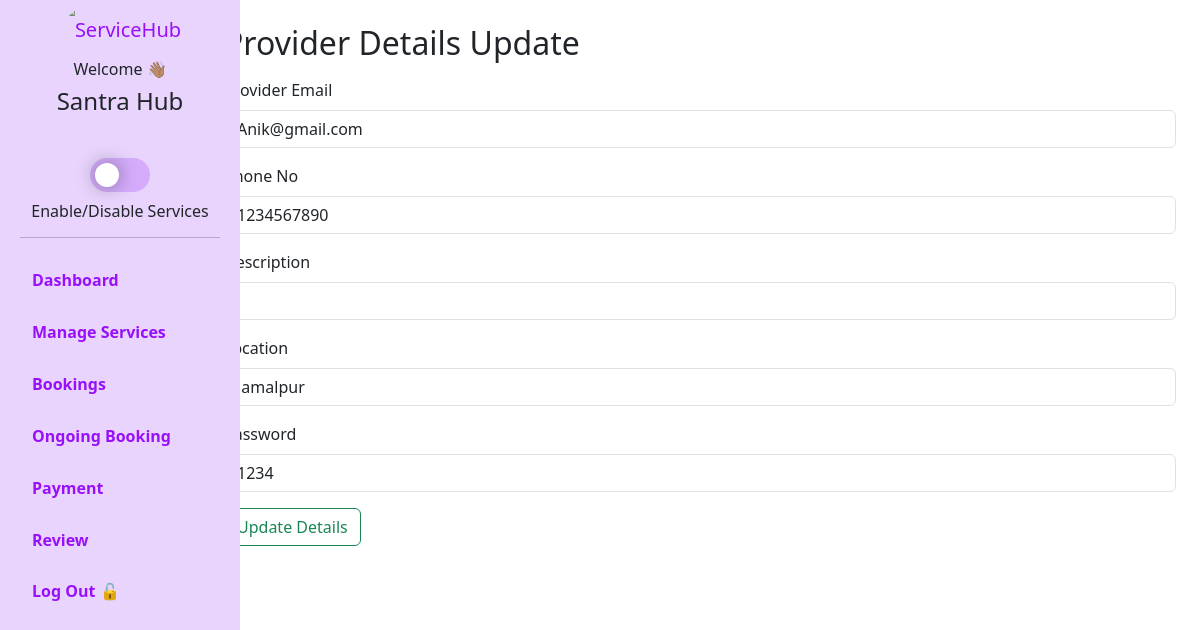
Page /s_pro/profile_update.php (signed in) on the committed database.
### tables this page shows
CREATE TABLE `service_providers` (
  `provider_id` int(11) NOT NULL,
  `image` text NOT NULL,
  `service_id` int(10) NOT NULL,
  `description` text NOT NULL,
  `approved_action` enum('pending','approved','rejected') NOT NULL,
  `created_at` timestamp NOT NULL DEFAULT current_timestamp(),
  `businessname` varchar(50) NOT NULL,
  `lisenceno` text NOT NULL,
  `identityno` text NOT NULL,
  `identityimage` text NOT NULL,
  `email` text NOT NULL,
  `phone` varchar(15) DEFAULT NULL,
  `provider_name` varchar(100) NOT NULL,
  `password` text NOT NULL,
  `address` text NOT NULL
);

### s_pro/profile_update.php (the view, shortened to what this page needs)
<!DOCTYPE html>
<html lang="en">
<head>
    <link rel="stylesheet" href="style.css">
    <link href="https://cdn.jsdelivr.net/npm/bootstrap@5.3.2/dist/css/bootstrap.min.css" rel="stylesheet">
</head>
<body>
<?php include 'sidebar.php'; ?>
<div class="container-fluid">
    <div class="row">
        <?php
            include_once "connection.php";
            $res=mysqli_query($con,"select service_providers.* ,service.service_name from service_providers inner join service on
            service_providers.service_id =service.service_id where email='".$_SESSION['email']."'");
            $row=mysqli_fetch_array($res);
        ?>
        <div class="col-md-9 ms-sm-auto col-lg-10 px-md-4 mt-4">
            <h2>Provider Details Update</h2>
            <form action="profile_update_data.php" method="POST" >
                <div class="mb-3">
                    <label for="email" class="form-label">Provider Email</label>
                    <input type="email" class="form-control" id="email" name="email" value='<?php echo $row['email']?>'readonly>
                </div>
                <div class="mb-3">
                    <label for="no" class="form-label">Phone No</label>
                    <input type="tel" class="form-control" id="no" name="no" value='<?php echo $row['phone']?>'required>
                </div>
                <div class="mb-3">
                    <label for="description" class="form-label">Description</label>
                    <input type="text" class="form-control" id="description" name="description" value='<?php echo $row['description']?>'required>
                </div>
                <div class="mb-3">
                    <label for="address" class="form-label">Location</label>
                    <input type="text" class="form-control" id="address" name="address" value='<?php echo $row['address']?>' required>
                </div>
                <div class="mb-3">
                    <label for="password" class="form-label">Password</label>
                    <input type="text" class="form-control" id="password" name="password" value='<?php echo $row['password']?>' required>
                </div>
                <button type="submit" class="btn btn-outline-success">Update Details</button>
            </form>
        </div>
    </div>
</div>
</body>
</html>
</body>
</html>

### s_pro/sidebar.php (shortened to what this page needs)
<?php
include_once "connection.php";
$res = mysqli_query($con, "SELECT service_providers.*, service.service_name
    FROM service_providers
    INNER JOIN service ON service_providers.service_id = service.service_id
    WHERE service_providers.provider_id = " . $_SESSION['provider_id']);
$row = mysqli_fetch_assoc($res);
?>
<div class="sidebar">
    <div class="logo">
        <img src="../Homepage/assets/images/logo.png" alt="ServiceHub" class="circle">
        <h6>Welcome 👋🏽</h6>
        <h4><?php echo $row['businessname'] ?></h4><br>
        <label class="switch">
            <span class="slider"></span>
        </label>
        <h6>Enable/Disable Services</h6>
        <hr>
    </div>
    <nav>
        <a href="dash.php" class="main-link">Dashboard</a>
        <a href="manageservices.php" class="main-link">Manage Services</a>
        <a href="bookings.php" class="main-link">Bookings</a>
        <a href="ongoingbooking.php" class="main-link">Ongoing Booking</a>
        <a href="pay.php" class="main-link">Payment</a>
        <a href="rvu.php" class="main-link">Review</a>
        <a href="lout.php" class="main-link logout">Log Out 🔓</a>
    </nav>
</div>

### s_pro/style.css (style rules this page uses)
body { margin: 0; font-family: 'Segoe UI', Tahoma, Geneva, Verdana, sans-serif; background-color: #f5f2fa; }
.sidebar { width: 240px; height: 100vh; background-color: #e8d4fc; position: fixed; top: 0; left: 0; padding: 0 20px; box-sizing: border-box; min-height: 100vh; }
.logo { text-align: center; margin-bottom: 10px; }
.circle { width: 100px; height: 100px; color: #9810FA; font-size: 20px; line-height: 60px; border-radius: 50%; }
nav { display: flex; flex-direction: column; }
.main-link { display: block; margin: 6px 0; border-radius: 6px; transition: all 0.15s ease; color: #9810FA; font-weight: bold; text-decoration: none; font-size: 16px; cursor: pointer; padding: 8px 12px; position: relative; }
.logout { margin-top: 5px; font-size: 16px; }

### s_pro/sidebar.php (style rules this page uses)
.switch { font-size: 17px; position: relative; display: inline-block; width: 3.5em; height: 2em; margin: 10px; }
.slider { position: absolute; cursor: pointer; inset: 0; background: #d4acfb; border-radius: 50px; transition: all 0.4s cubic-bezier(0.23, 1, 0.320, 1); }
.slider:before { position: absolute; content: ""; height: 1.4em; width: 1.4em; left: 0.3em; bottom: 0.3em; background-color: white; border-radius: 50px; box-shadow: 0 0px 20px rgba(0, 0, 0, 0.4); transition: all 0.4s cubic-bezier(0.175, 0.885, 0.32, 1.275); }

### rows in the picture
service_providers: businessname "Santra Hub", email "Anik@gmail.com", no "1234567890", address "Jamalpur", password "1234"
